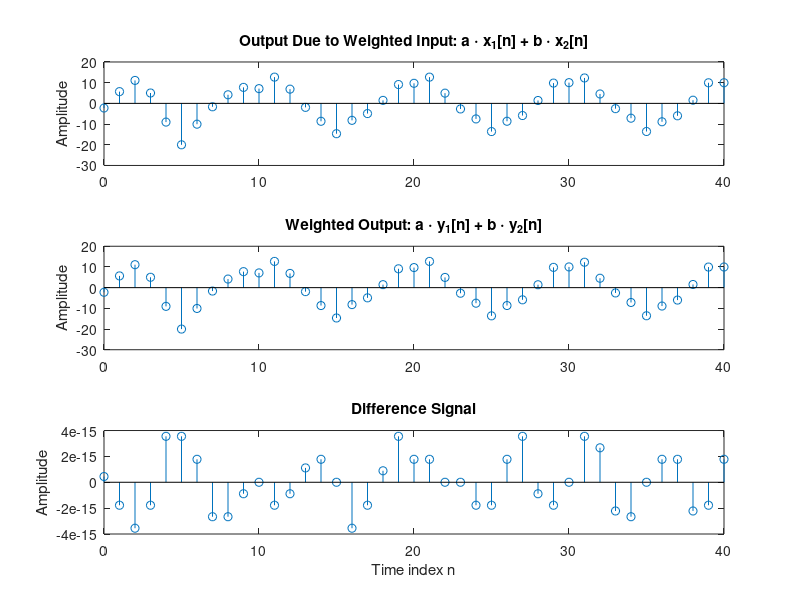

MATLAB code to generate this figure:
% Linear System
% {T}: y[n]-0.4y[n-1]+0.75y[n-2] = 2.2403x[n]+2.4908x[n-1]+2.2403x[n-2].
clf;
n = 0:40;
a = 2;b = -3;
x1 = cos(2*pi*0.1*n);
x2 = cos(2*pi*0.4*n);
x3 = a*x1 + b*x2;
num = [2.2403 2.4908 2.2403];
den = [1 -0.4 0.75];
y1 = filter(num,den,x1);
y2 = filter(num,den,x2);
y3 = filter(num,den,x3);
% y3
% a*y1 + b*y2
% y3 -(a*y1 + b*y2) = 0
yt = a*y1 + b*y2;
d = y3 - yt;
% Draw
subplot(3,1,1)
stem(n,y3);
ylabel('Amplitude');
title('Output Due to Weighted Input: a \cdot x_{1}[n] + b \cdot x_{2}[n]');
subplot(3,1,2)
stem(n,yt);
ylabel('Amplitude');
title('Weighted Output: a \cdot y_{1}[n] + b \cdot y_{2}[n]');
subplot(3,1,3)
stem(n,d);
xlabel('Time index n');ylabel('Amplitude');
title('Difference Signal');
